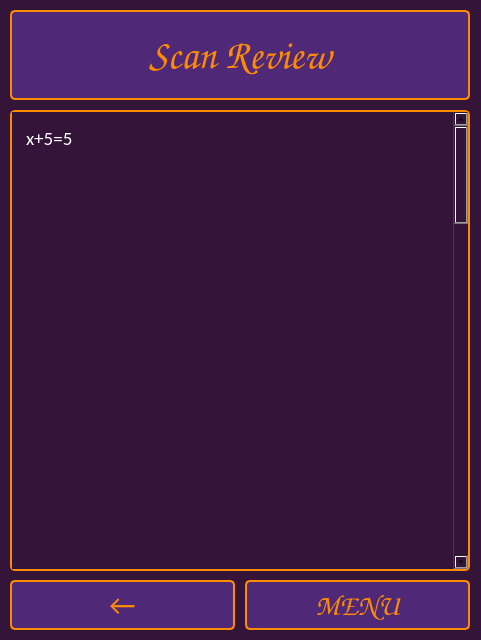
<?xml version="1.0" encoding="UTF-8"?>
<ui version="4.0">
 <class>scanReviewWindow</class>
 <widget class="QDialog" name="scanReviewWindow">
  <property name="geometry">
   <rect>
    <x>0</x>
    <y>0</y>
    <width>481</width>
    <height>640</height>
   </rect>
  </property>
  <property name="windowTitle">
   <string>Dialog</string>
  </property>
  <property name="styleSheet">
   <string notr="true">QDialog {
    background-color: rgb(52, 21, 57);
}</string>
  </property>
  <widget class="QWidget" name="mWindow" native="true">
   <property name="geometry">
    <rect>
     <x>0</x>
     <y>0</y>
     <width>480</width>
     <height>640</height>
    </rect>
   </property>
   <property name="styleSheet">
    <string notr="true">QWidget {
    background-color: rgb(52, 21, 57);
}</string>
   </property>
   <widget class="QLabel" name="scanReviewTitleLabel">
    <property name="geometry">
     <rect>
      <x>10</x>
      <y>10</y>
      <width>460</width>
      <height>90</height>
     </rect>
    </property>
    <property name="font">
     <font>
      <family>Comic Sans MS</family>
      <pointsize>30</pointsize>
     </font>
    </property>
    <property name="styleSheet">
     <string notr="true">QLabel {
    border: 2px solid rgb(255, 140, 0);       /* darker purple border */
    border-radius: 5px;
    padding: 6px;
    color: rgb(255, 140, 0);                 /* orange text */
    background-color: rgb(80, 40, 120);      /* darker purple background */
}</string>
    </property>
    <property name="text">
     <string>Scan Review</string>
    </property>
    <property name="alignment">
     <set>Qt::AlignmentFlag::AlignCenter</set>
    </property>
   </widget>
   <widget class="QScrollArea" name="scrollArea">
    <property name="geometry">
     <rect>
      <x>10</x>
      <y>110</y>
      <width>460</width>
      <height>461</height>
     </rect>
    </property>
    <property name="styleSheet">
     <string notr="true">QScrollArea {
    border: 2px solid rgb(255, 140, 0);
    border-radius: 5px;
    background-color: rgb(80, 40, 120);
}

QScrollBar:vertical {
    border: none;
    background: rgb(60, 25, 70);
    width: 12px;
    border-radius: 6px;
}

QScrollBar::handle:vertical {
    background: rgb(255, 140, 0);
    border-radius: 6px;
    min-height: 20px;
}

QScrollBar::handle:vertical:hover {
    background: rgb(255, 160, 40);
}

QScrollBar::add-line:vertical, QScrollBar::sub-line:vertical {
    height: 0px;
}

QScrollBar::add-page:vertical, QScrollBar::sub-page:vertical {
    background: none;
}</string>
    </property>
    <property name="widgetResizable">
     <bool>false</bool>
    </property>
    <property name="horizontalScrollBarPolicy">
     <enum>Qt::ScrollBarAlwaysOff</enum>
    </property>
    <property name="verticalScrollBarPolicy">
     <enum>Qt::ScrollBarAsNeeded</enum>
    </property>
    <widget class="QWidget" name="scrollAreaWidgetContents">
     <property name="geometry">
      <rect>
       <x>0</x>
       <y>0</y>
       <width>441</width>
       <height>2000</height>
      </rect>
     </property>
     <widget class="QLabel" name="scanReviewLabel">
      <property name="geometry">
       <rect>
        <x>0</x>
        <y>0</y>
        <width>441</width>
        <height>2000</height>
       </rect>
      </property>
      <property name="font">
       <font>
        <family>Calibri</family>
        <pointsize>14</pointsize>
       </font>
      </property>
      <property name="styleSheet">
       <string notr="true">QLabel {
    border: none;
    padding: 10px;
    color: white;
    background-color: transparent;
}</string>
      </property>
      <property name="text">
       <string>&lt;html&gt;&lt;head/&gt;&lt;body&gt;&lt;p&gt;x+5=5&lt;/p&gt;&lt;/body&gt;&lt;/html&gt;</string>
      </property>
      <property name="alignment">
       <set>Qt::AlignmentFlag::AlignLeading|Qt::AlignmentFlag::AlignLeft|Qt::AlignmentFlag::AlignTop</set>
      </property>
      <property name="wordWrap">
       <bool>true</bool>
      </property>
     </widget>
    </widget>
   </widget>
   <widget class="QPushButton" name="backButton">
    <property name="geometry">
     <rect>
      <x>10</x>
      <y>580</y>
      <width>225</width>
      <height>50</height>
     </rect>
    </property>
    <property name="font">
     <font>
      <family>Calibri</family>
      <pointsize>22</pointsize>
     </font>
    </property>
    <property name="styleSheet">
     <string notr="true">QPushButton {
    border: 2px solid rgb(255, 140, 0);       /* darker purple border */
    border-radius: 5px;
    padding: 6px;
    color: rgb(255, 140, 0);                 /* orange text */
    background-color: rgb(80, 40, 120);      /* darker purple background */
}</string>
    </property>
    <property name="text">
     <string>←</string>
    </property>
   </widget>
   <widget class="QPushButton" name="menuButton">
    <property name="geometry">
     <rect>
      <x>245</x>
      <y>580</y>
      <width>225</width>
      <height>50</height>
     </rect>
    </property>
    <property name="font">
     <font>
      <family>Comic Sans MS</family>
      <pointsize>22</pointsize>
     </font>
    </property>
    <property name="styleSheet">
     <string notr="true">QPushButton {
    border: 2px solid rgb(255, 140, 0);       /* darker purple border */
    border-radius: 5px;
    padding: 6px;
    color: rgb(255, 140, 0);                 /* orange text */
    background-color: rgb(80, 40, 120);      /* darker purple background */
}</string>
    </property>
    <property name="text">
     <string>MENU</string>
    </property>
   </widget>
  </widget>
 </widget>
 <resources/>
 <connections/>
</ui>
